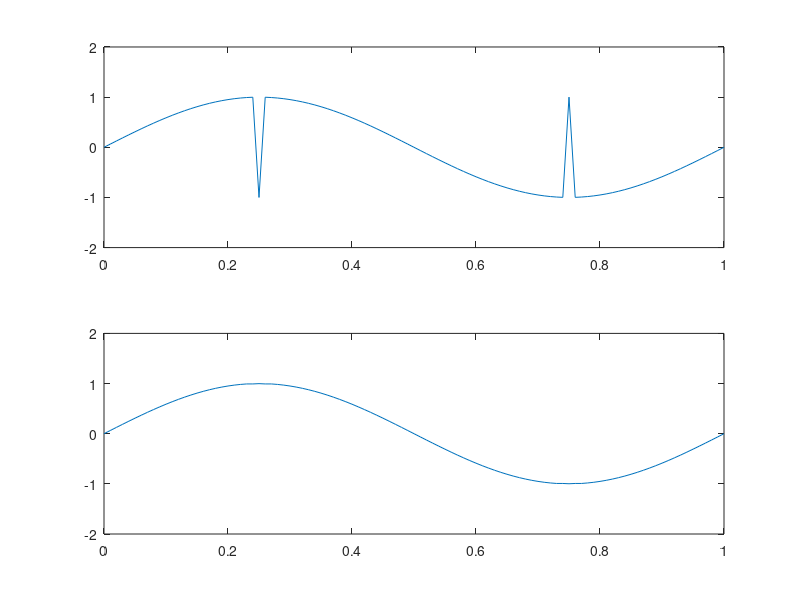

MATLAB code for this plot:
clc
clear all
close all
t=0:0.01:1;
f=1;
x=sin(2*pi*f*t);
l=length(x);
for i=1:l
    if x(i)==1;
        x(i)=-1;
    elseif x(i)==-1
        x(i)=1;
    end
end
y=medfilt1(x,3);
subplot(2,1,1),plot(t,x),axis([0 1 -2 2])
subplot(2,1,2),plot(t,y),axis([0 1 -2 2])
